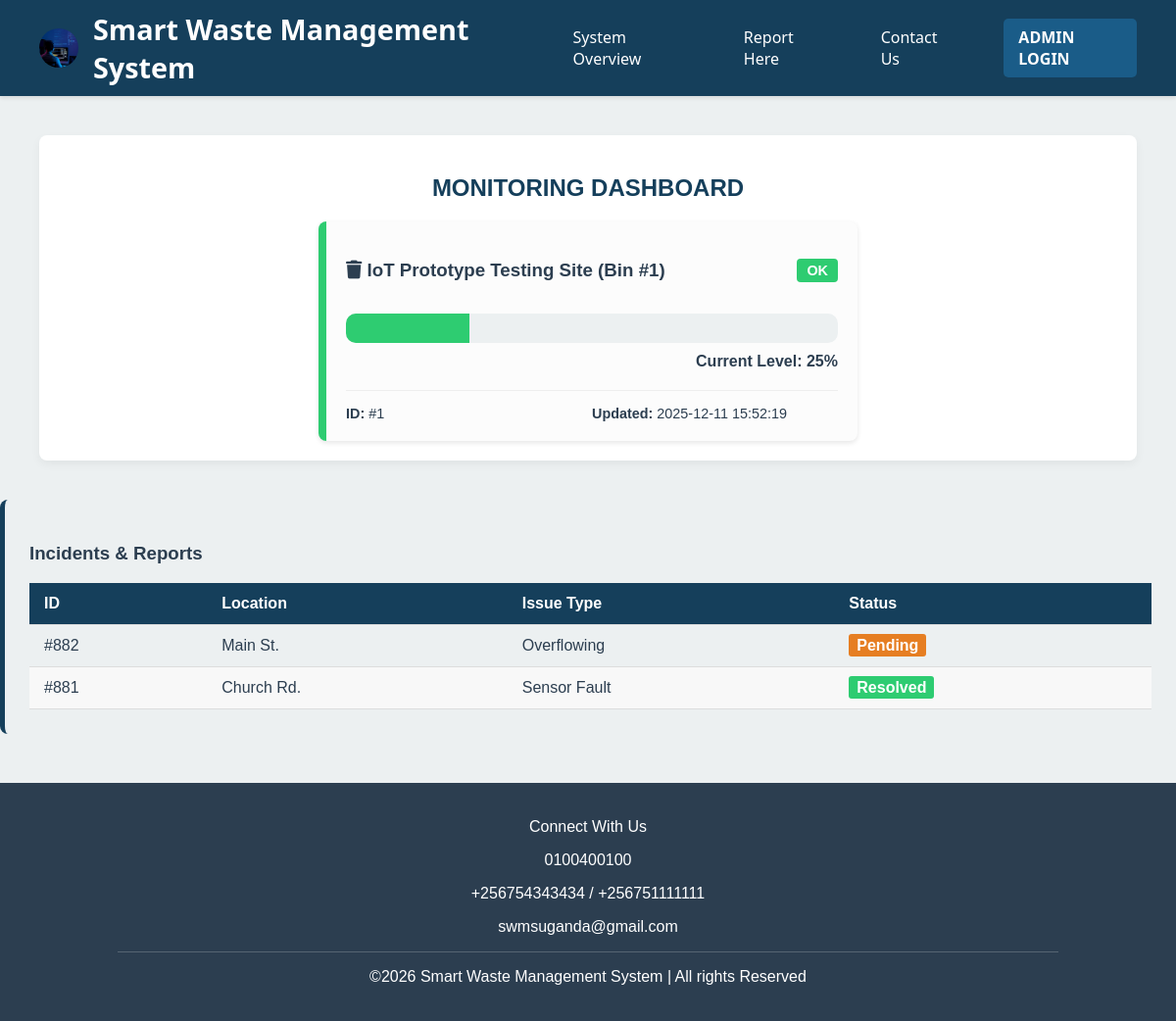
The page /swms_2/dashboard.php on the database its author committed.
### tables this page shows
CREATE TABLE `bins` (
  `bin_id` int(11) NOT NULL,
  `location_name` varchar(255) NOT NULL,
  `latitude` decimal(10,8) DEFAULT NULL,
  `longitude` decimal(11,8) DEFAULT NULL,
  `current_fill_level` int(11) DEFAULT 0,
  `status` varchar(50) DEFAULT 'OK',
  `last_updated` datetime DEFAULT current_timestamp()
);

### swms_2/dashboard.php (the view, shortened to what this page needs)
<?php
include('connect.php');
$query = "SELECT * FROM bins LIMIT 1";
$result = mysqli_query($conn, $query);
$bin = mysqli_fetch_assoc($result);
$fill = $bin['current_fill_level'] ?? 0;
$loc = $bin['location_name'] ?? 'Not Set';
$status = $bin['status'] ?? 'Unknown';
$updated = $bin['last_updated'] ?? 'N/A';
$bar_color = "#2ecc71";
?>
<!DOCTYPE html>
<html lang="en">
<head>
    <link rel="stylesheet" href="https://cdnjs.cloudflare.com/ajax/libs/font-awesome/6.0.0-beta3/css/all.min.css">
    <link rel="stylesheet" href="style.css">
</head>
<body>
    <header>
        <h1><img src="images/hero_background.jpg" alt="SWMS Logo" class="logo-icon"> Smart Waste Management System</h1>
        <nav id="nav-list">
            <a href="index.php">System Overview</a>
            <a href="report.php">Report Here</a>
            <a href="contact.php">Contact Us</a>
            <a href="login.php" style="background-color: #1a5c88; margin-left: 15px; font-weight: bold;">
                ADMIN LOGIN
            </a>
        </nav>
    </header>
<div class="app-shell">
    <h2 style="text-align: center; color: var(--secondary-blue);">MONITORING DASHBOARD</h2>
    <div class="monitoring-network" style="display: block; max-width: 550px; margin: 0 auto;">
        <div class="vessel-status-card" style="border-left: 8px solid <?php echo $bar_color; ?>;">
            <div class="vessel-identity-header">
                <h3><i class="fas fa-trash"></i> <?php echo $loc; ?></h3>
                <span class="status-badge" style="background: <?php echo $bar_color; ?>; color: white;">
                    <?php echo strtoupper($status); ?>
                </span>
            </div>
            <div class="capacity-meter" style="height: 30px; margin-top: 15px;">
                <div class="fill-progress-bar" style="width: <?php echo $fill; ?>%; background: <?php echo $bar_color; ?>;"></div>
            </div>
            <p style="text-align: right; font-weight: bold; margin-top: 5px;">
                Current Level: <?php echo $fill; ?>%
            </p>
            <div style="margin-top: 20px; padding-top: 15px; border-top: 1px solid #eee; display: grid; grid-template-columns: 1fr 1fr; font-size: 0.9em;">
                <span><strong>ID:</strong> #<?php echo $bin['bin_id']; ?></span>
                <span><strong>Updated:</strong> <?php echo $updated; ?></span>
            </div>
        </div>
    </div>
</div>
    <div class="logistics-optimization-summary" style="margin-top: 40px;">
        <h3>Incidents & Reports</h3>
        <table class="audit-log-table">
            <thead>
                <tr>
                    <th>ID</th>
                    <th>Location</th>
                    <th>Issue Type</th>
                    <th>Status</th>
                </tr>
            </thead>
            <tbody>
                <tr>
                    <td>#882</td>
                    <td>Main St.</td>
                    <td>Overflowing</td>
                    <td><span class="rating-metric poor">Pending</span></td>
                </tr>
                <tr>
                    <td>#881</td>
                    <td>Church Rd.</td>
                    <td>Sensor Fault</td>
                    <td><span class="rating-metric excellent">Resolved</span></td>
                </tr>
            </tbody>
        </table>
    </div>
<footer>
        <p>Connect With Us</p>
        <p>0100400100</p>
        <p>+256754343434 / +256751111111</p>
        <p>swmsuganda@gmail.com</p>
        <div class="footer-divider"></div>
        <p>&copy;2026 Smart Waste Management System | All rights Reserved</p>
    </footer>
</body>
</html>

### swms_2/style.css (style rules this page uses)
:root { --primary-green: #2ecc71; --secondary-blue: #153f5b; --blue-grey: #2c3e50; --light-bg: #ecf0f1; }
#nav-list { display: flex; flex-direction: row; gap: 20px; background: transparent; }
body { font-family: Arial, sans-serif; margin: 0; padding: 0; background-color: var(--light-bg); color: var(--blue-grey); }
header { background-color: var(--secondary-blue); color: white; padding: 10px 40px; display: flex; justify-content: space-between; align-items: center; box-shadow: 0 2px 4px rgba(0, 0, 0, 0.1); }
header h1 { margin: 0; font-size: 1.8em; display: flex; align-items: center; font-family: "Segoe UI", Tahoma, Geneva, Verdana, sans-serif; font-weight: 600; }
.logo-icon { width: 40px; height: 40px; border-radius: 50%; margin-right: 15px; object-fit: cover; vertical-align: middle; display: inline-block; }
header nav a { color: white; text-decoration: none; padding: 8px 15px; border-radius: 5px; transition: background-color 0.3s; margin-left: 5px; font-family: "Segoe UI", Tahoma, Geneva, Verdana, sans-serif; }
.app-shell { width: 90%; max-width: 1200px; margin: 40px auto; padding: 20px; background-color: white; border-radius: 8px; box-shadow: 0 4px 10px rgba(0, 0, 0, 0.05); }
.monitoring-network { display: grid; grid-template-columns: repeat(auto-fit, minmax(280px, 1fr)); gap: 20px; margin-top: 30px; }
.vessel-status-card { background: #fcfcfc; padding: 20px; border-radius: 8px; box-shadow: 0 2px 5px rgba(0, 0, 0, 0.1); border-left: 5px solid #bdc3c7; transition: transform 0.2s; }
.vessel-identity-header { display: flex; justify-content: space-between; align-items: center; }
.status-badge { padding: 4px 10px; border-radius: 4px; font-weight: bold; font-size: 0.9em; }
.capacity-meter { background-color: #ecf0f1; height: 20px; border-radius: 10px; margin: 10px 0; overflow: hidden; position: relative; }
.fill-progress-bar { height: 100%; transition: width 0.5s ease-in-out; }
.logistics-optimization-summary { background-color: #ecf0f1; padding: 25px; border-radius: 8px; margin-top: 50px; border-left: 5px solid var(--secondary-blue); }
.audit-log-table { width: 100%; border-collapse: collapse; margin-top: 15px; }
.audit-log-table th, .audit-log-table td { padding: 12px 15px; text-align: left; border-bottom: 1px solid #ddd; }
.audit-log-table th { background-color: var(--secondary-blue); color: white; font-weight: bold; }
.audit-log-table tr:nth-child(even) { background-color: #f8f8f8; }
.rating-metric { font-weight: bold; padding: 3px 8px; border-radius: 3px; text-align: center; }
.rating-metric.excellent { background-color: #2ecc71; color: white; }
.rating-metric.poor { background-color: #e67e22; color: white; }
footer { background-color: var(--blue-grey); color: white; text-align: center; padding: 20px 0; margin-top: 50px; }
.footer-divider { height: 1px; background-color: rgba(255, 255, 255, 0.2); width: 80%; margin: 10px auto; }
header { position: relative; }

### rows shown on the page
bins: location_name "IoT Prototype Testing Site (Bin #1)", status "OK", current_fill_level "25", bin_id "1", last_updated "2025-12-11 15:52:19"
